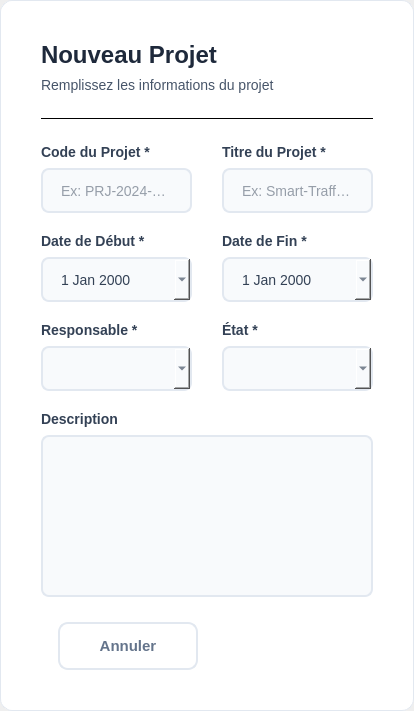
              <widget class="QWidget" name="scrollAreaWidgetContents">
               <property name="geometry">
                <rect>
                 <x>0</x>
                 <y>0</y>
                 <width>414</width>
                 <height>711</height>
                </rect>
               </property>
               <layout class="QVBoxLayout" name="verticalLayoutScroll">
                <property name="spacing">
                 <number>0</number>
                </property>
                <property name="leftMargin">
                 <number>0</number>
                </property>
                <property name="topMargin">
                 <number>0</number>
                </property>
                <property name="rightMargin">
                 <number>0</number>
                </property>
                <property name="bottomMargin">
                 <number>0</number>
                </property>
                <item>
                 <widget class="QFrame" name="formContainer">
                  <property name="styleSheet">
                   <string notr="true">QFrame#formContainer {
    background-color: white;
    border-radius: 12px;
    border: 1px solid #e2e8f0;
}</string>
                  </property>
                  <layout class="QVBoxLayout" name="verticalLayoutFormContainer">
                   <property name="spacing">
                    <number>25</number>
                   </property>
                   <property name="leftMargin">
                    <number>40</number>
                   </property>
                   <property name="topMargin">
                    <number>40</number>
                   </property>
                   <property name="rightMargin">
                    <number>40</number>
                   </property>
                   <property name="bottomMargin">
                    <number>40</number>
                   </property>
                   <item>
                    <layout class="QVBoxLayout" name="verticalLayoutFormTitle">
                     <property name="spacing">
                      <number>8</number>
                     </property>
                     <item>
                      <widget class="QLabel" name="labelFormTitle">
                       <property name="styleSheet">
                        <string notr="true">QLabel {
    color: #1e293b;
    font-size: 24px;
    font-weight: 700;
}</string>
                       </property>
                       <property name="text">
                        <string>Nouveau Projet</string>
                       </property>
                      </widget>
                     </item>
                     <item>
                      <widget class="QLabel" name="labelFormSubtitle">
                       <property name="styleSheet">
                        <string notr="true">QLabel {
    color: #475569;
    font-size: 14px;
}</string>
                       </property>
                       <property name="text">
                        <string>Remplissez les informations du projet</string>
                       </property>
                      </widget>
                     </item>
                    </layout>
                   </item>
                   <item>
                    <widget class="QFrame" name="lineSeparator">
                     <property name="minimumSize">
                      <size>
                       <width>0</width>
                       <height>1</height>
                      </size>
                     </property>
                     <property name="maximumSize">
                      <size>
                       <width>16777215</width>
                       <height>1</height>
                      </size>
                     </property>
                     <property name="styleSheet">
                      <string notr="true">QFrame#lineSeparator {
    background-color: #e2e8f0;
}</string>
                     </property>
                     <property name="frameShape">
                      <enum>QFrame::Shape::HLine</enum>
                     </property>
                    </widget>
                   </item>
                   <item>
                    <layout class="QGridLayout" name="gridLayoutForm">
                     <property name="horizontalSpacing">
                      <number>30</number>
                     </property>
                     <property name="verticalSpacing">
                      <number>20</number>
                     </property>
                     <item row="0" column="0">
                      <layout class="QVBoxLayout" name="verticalLayoutCodeForm">
                       <property name="spacing">
                        <number>8</number>
                       </property>
                       <item>
                        <widget class="QLabel" name="labelCodeForm">
                         <property name="styleSheet">
                          <string notr="true">QLabel {
    color: #334155;
    font-size: 14px;
    font-weight: 600;
}</string>
                         </property>
                         <property name="text">
                          <string>Code du Projet *</string>
                         </property>
                        </widget>
                       </item>
                       <item>
                        <widget class="QLineEdit" name="lineEditCodeForm">
                         <property name="minimumSize">
                          <size>
                           <width>0</width>
                           <height>45</height>
                          </size>
                         </property>
                         <property name="styleSheet">
                          <string notr="true">QLineEdit {
    background-color: #f8fafc;
    border: 2px solid #e2e8f0;
    border-radius: 8px;
    padding: 12px 16px;
    font-size: 14px;
    color: #334155;
}
QLineEdit:focus {
    border-color: #3b82f6;
    background-color: white;
}</string>
                         </property>
                         <property name="placeholderText">
                          <string>Ex: PRJ-2024-AI-01</string>
                         </property>
                        </widget>
                       </item>
                      </layout>
                     </item>
                     <item row="0" column="1">
                      <layout class="QVBoxLayout" name="verticalLayoutTitreForm">
                       <property name="spacing">
                        <number>8</number>
                       </property>
                       <item>
                        <widget class="QLabel" name="labelTitreForm">
                         <property name="styleSheet">
                          <string notr="true">QLabel {
    color: #334155;
    font-size: 14px;
    font-weight: 600;
}</string>
                         </property>
                         <property name="text">
                          <string>Titre du Projet *</string>
                         </property>
                        </widget>
                       </item>
                       <item>
                        <widget class="QLineEdit" name="lineEditTitreForm">
                         <property name="minimumSize">
                          <size>
                           <width>0</width>
                           <height>45</height>
                          </size>
                         </property>
                         <property name="styleSheet">
                          <string notr="true">QLineEdit {
    background-color: #f8fafc;
    border: 2px solid #e2e8f0;
    border-radius: 8px;
    padding: 12px 16px;
    font-size: 14px;
    color: #334155;
}
QLineEdit:focus {
    border-color: #3b82f6;
    background-color: white;
}</string>
                         </property>
                         <property name="placeholderText">
                          <string>Ex: Smart-Traffic 2026</string>
                         </property>
                        </widget>
                       </item>
                      </layout>
                     </item>
                     <item row="1" column="0">
                      <layout class="QVBoxLayout" name="verticalLayoutDateDebutForm">
                       <property name="spacing">
                        <number>8</number>
                       </property>
                       <item>
                        <widget class="QLabel" name="labelDateDebutForm">
                         <property name="styleSheet">
                          <string notr="true">QLabel {
    color: #334155;
    font-size: 14px;
    font-weight: 600;
}</string>
                         </property>
                         <property name="text">
                          <string>Date de Début *</string>
                         </property>
                        </widget>
                       </item>
                       <item>
                        <widget class="QDateEdit" name="dateEditDebutForm">
                         <property name="minimumSize">
                          <size>
                           <width>0</width>
                           <height>45</height>
                          </size>
                         </property>
                         <property name="styleSheet">
                          <string notr="true">QDateEdit {
    background-color: #f8fafc;
    border: 2px solid #e2e8f0;
    border-radius: 8px;
    padding: 12px 16px;
    font-size: 14px;
    color: #334155;
}
QDateEdit:focus {
    border-color: #3b82f6;
    background-color: white;
}</string>
                         </property>
                         <property name="calendarPopup">
                          <bool>true</bool>
                         </property>
                        </widget>
                       </item>
                      </layout>
                     </item>
                     <item row="1" column="1">
                      <layout class="QVBoxLayout" name="verticalLayoutDateFinForm">
                       <property name="spacing">
                        <number>8</number>
                       </property>
                       <item>
                        <widget class="QLabel" name="labelDateFinForm">
                         <property name="styleSheet">
                          <string notr="true">QLabel {
    color: #334155;
    font-size: 14px;
    font-weight: 600;
}</string>
                         </property>
                         <property name="text">
                          <string>Date de Fin *</string>
                         </property>
                        </widget>
                       </item>
                       <item>
                        <widget class="QDateEdit" name="dateEditFinForm">
                         <property name="minimumSize">
                          <size>
                           <width>0</width>
                           <height>45</height>
                          </size>
                         </property>
                         <property name="styleSheet">
                          <string notr="true">QDateEdit {
    background-color: #f8fafc;
    border: 2px solid #e2e8f0;
    border-radius: 8px;
    padding: 12px 16px;
    font-size: 14px;
    color: #334155;
}
QDateEdit:focus {
    border-color: #3b82f6;
    background-color: white;
}</string>
                         </property>
                         <property name="calendarPopup">
                          <bool>true</bool>
                         </property>
                        </widget>
                       </item>
                      </layout>
                     </item>
                     <item row="2" column="0">
                      <layout class="QVBoxLayout" name="verticalLayoutResponsableForm">
                       <property name="spacing">
                        <number>8</number>
                       </property>
                       <item>
                        <widget class="QLabel" name="labelResponsableForm">
                         <property name="styleSheet">
                          <string notr="true">QLabel {
    color: #334155;
    font-size: 14px;
    font-weight: 600;
}</string>
                         </property>
                         <property name="text">
                          <string>Responsable *</string>
                         </property>
                        </widget>
                       </item>
                       <item>
                        <widget class="QComboBox" name="comboBoxResponsableForm">
                         <property name="minimumSize">
                          <size>
                           <width>0</width>
                           <height>45</height>
                          </size>
                         </property>
                         <property name="styleSheet">
                          <string notr="true">QComboBox {
    background-color: #f8fafc;
    border: 2px solid #e2e8f0;
    border-radius: 8px;
    padding: 12px 16px;
    font-size: 14px;
    color: #334155;
}
QComboBox:focus {
    border-color: #3b82f6;
    background-color: white;
}</string>
                         </property>
                        </widget>
                       </item>
                      </layout>
                     </item>
                     <item row="2" column="1">
                      <layout class="QVBoxLayout" name="verticalLayoutEtatForm">
                       <property name="spacing">
                        <number>8</number>
                       </property>
                       <item>
                        <widget class="QLabel" name="labelEtatForm">
                         <property name="styleSheet">
                          <string notr="true">QLabel {
    color: #334155;
    font-size: 14px;
    font-weight: 600;
}</string>
                         </property>
                         <property name="text">
                          <string>État *</string>
                         </property>
                        </widget>
                       </item>
                       <item>
                        <widget class="QComboBox" name="comboBoxEtatForm">
                         <property name="minimumSize">
                          <size>
                           <width>0</width>
                           <height>45</height>
                          </size>
                         </property>
                         <property name="styleSheet">
                          <string notr="true">QComboBox {
    background-color: #f8fafc;
    border: 2px solid #e2e8f0;
    border-radius: 8px;
    padding: 12px 16px;
    font-size: 14px;
    color: #334155;
}
QComboBox:focus {
    border-color: #3b82f6;
    background-color: white;
}</string>
                         </property>
                        </widget>
                       </item>
                      </layout>
                     </item>
                     <item row="3" column="0" colspan="2">
                      <layout class="QVBoxLayout" name="verticalLayoutDescriptionForm">
                       <property name="spacing">
                        <number>8</number>
                       </property>
                       <item>
                        <widget class="QLabel" name="labelDescriptionForm">
                         <property name="styleSheet">
                          <string notr="true">QLabel {
    color: #334155;
    font-size: 14px;
    font-weight: 600;
}</string>
                         </property>
                         <property name="text">
                          <string>Description</string>
                         </property>
                        </widget>
                       </item>
                       <item>
                        <widget class="QTextEdit" name="textEditDescriptionForm">
                         <property name="minimumSize">
                          <size>
                           <width>0</width>
                           <height>120</height>
                          </size>
                         </property>
                         <property name="styleSheet">
                          <string notr="true">QTextEdit {
    background-color: #f8fafc;
    border: 2px solid #e2e8f0;
    border-radius: 8px;
    padding: 12px 16px;
    font-size: 14px;
    color: #334155;
}
QTextEdit:focus {
    border-color: #3b82f6;
    background-color: white;
}</string>
                         </property>
                        </widget>
                       </item>
                      </layout>
                     </item>
                    </layout>
                   </item>
                   <item>
                    <layout class="QHBoxLayout" name="horizontalLayoutFormButtons">
                     <property name="spacing">
                      <number>15</number>
                     </property>
                     <item>
                      <spacer name="horizontalSpacerForm">
                       <property name="orientation">
                        <enum>Qt::Orientation::Horizontal</enum>
                       </property>
                       <property name="sizeHint" stdset="0">
                        <size>
                         <width>40</width>
                         <height>20</height>
                        </size>
                       </property>
                      </spacer>
                     </item>
                     <item>
                      <widget class="QPushButton" name="btnAnnulerForm">
                       <property name="minimumSize">
                        <size>
                         <width>140</width>
                         <height>48</height>
                        </size>
                       </property>
                       <property name="cursor">
                        <cursorShape>PointingHandCursor</cursorShape>
                       </property>
                       <property name="styleSheet">
                        <string notr="true">QPushButton {
    background-color: white;
    color: #64748b;
    border: 2px solid #e2e8f0;
    border-radius: 10px;
    font-size: 15px;
    font-weight: 600;
}
QPushButton:hover {
    background-color: #f1f5f9;
    border-color: #cbd5e1;
}</string>
                       </property>
                       <property name="text">
                        <string>Annuler</string>
                       </property>
                      </widget>
                     </item>
                     <item>
                      <widget class="QPushButton" name="btnEnregistrerForm">
                       <property name="minimumSize">
                        <size>
                         <width>160</width>
                         <height>48</height>
                        </size>
                       </property>
                       <property name="cursor">
                        <cursorShape>PointingHandCursor</cursorShape>
                       </property>
                       <property name="styleSheet">
                        <string notr="true">QPushButton {
    background: qlineargradient(x1:0, y1:0, x2:1, y2:0,
        stop:0 #3b82f6, stop:1 #10b981);
    color: white;
    border: none;
    border-radius: 10px;
    font-size: 15px;
    font-weight: 600;
}
QPushButton:hover {
    background: qlineargradient(x1:0, y1:0, x2:1, y2:0,
        stop:0 #2563eb, stop:1 #059669);
}</string>
                       </property>
                       <property name="text">
                        <string>Enregistrer</string>
                       </property>
                      </widget>
                     </item>
                    </layout>
                   </item>
                  </layout>
                 </widget>
                </item>
               </layout>
              </widget>
